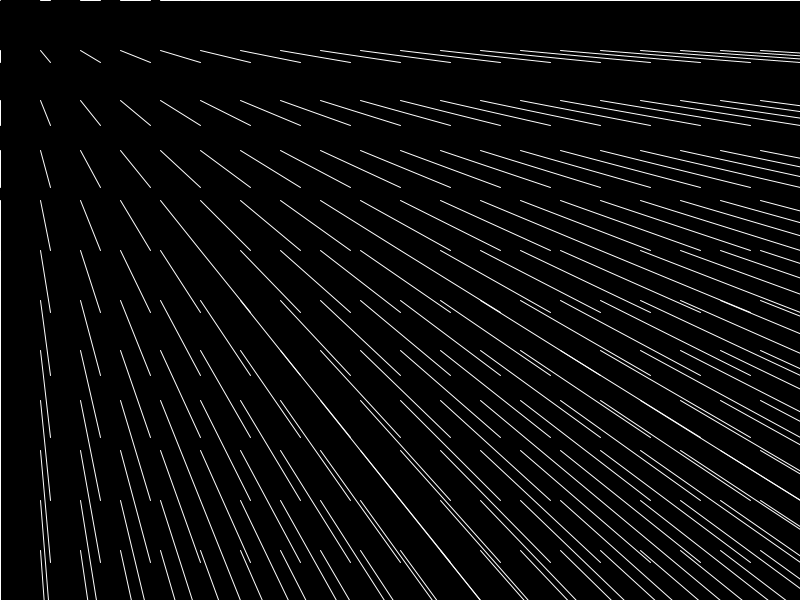
Frame 1 (no input)
Frame 60 (the mouse pressed at the canvas centre just before this capture): identical to frame 1, image omitted
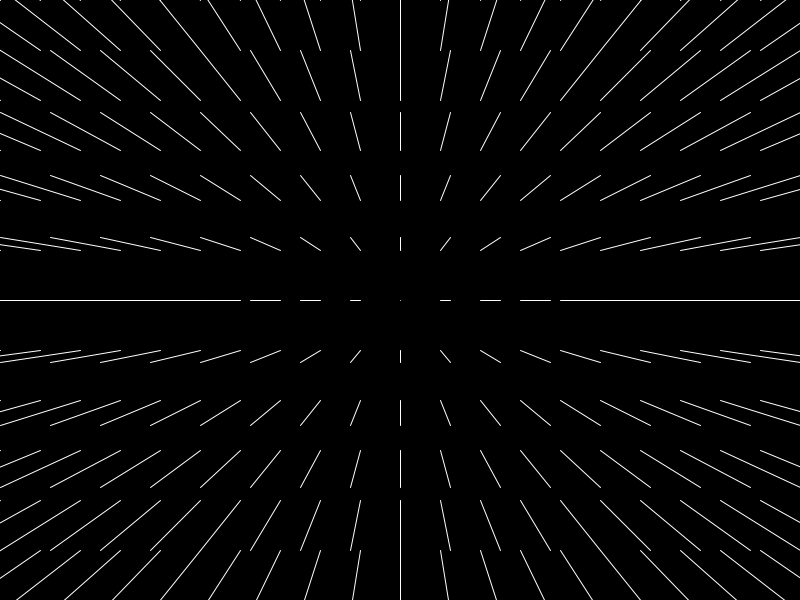
Frame 120 (the mouse held since frame 60 and released just before this capture)

The Processing sketch that drew these frames (run headless with seeded random() and noise(); from frame 60 on, the mouse is pressed at the canvas centre):

// Processing sketch: processing_7322
// ── processing_7322.pde

	public static int MAX_GRID_WIDTH = 1024;
	public static int MAX_GRID_HEIGHT = 1024;

	private GridNode[][] nodes = new GridNode[MAX_GRID_WIDTH][MAX_GRID_HEIGHT];

	private int gridWidth = 21;
	private int gridHeight = 13;

	public void setup() {
		for (int x = 0; x < gridWidth; x++) {
			for (int y = 0; y < gridHeight; y++) {
				GridNode node = new GridNode();
				node.x = x;
				node.y = y;
				nodes[x][y] = node;
			}
		}
		size(800, 600);
		smooth();
		
		stroke(255);
		fill(255);

	}

	public void draw() {
		update();
		background(0);
	//	drawPoints();
		drawVectors();
	}

	void drawPoints() {
		for (int x = 0; x < gridWidth; x++) {
			for (int y = 0; y < gridHeight; y++) {
				GridNode node = nodes[x][y];
				ellipse(node.getPixelX(), node.getPixelY(), 5, 5);
			}
		}

	}

	void drawVectors() {
		for (int x = 0; x < gridWidth; x++) {
			for (int y = 0; y < gridHeight; y++) {
				GridNode node = nodes[x][y];
				line(node.getPixelX(), node.getPixelY(), node
						.getDifferentialPixelX(), node.getDifferentialPixelY());
			}
		}

	}

	void update() {
		for (int x = 0; x < gridWidth; x++) {
			for (int y = 0; y < gridHeight; y++) {
				GridNode node = nodes[x][y];
				node.dx = mouseX - node.getPixelX();
				node.dy = mouseY - node.getPixelY();
				node.dx *=-0.25;
				node.dy *=-0.25;
			}
		}
	}

	public class GridNode {
		int x, y;
		double dx, dy;

		public int getPixelX() {
			return x * width / (gridWidth - 1);
		}

		public int getPixelY() {
			return y * height / (gridHeight - 1);
		}

		public int getDifferentialPixelX() {
			return (int) (getPixelX() + dx);
		}

		public int getDifferentialPixelY() {
			return (int) (getPixelY() + dy);
		}

	}
